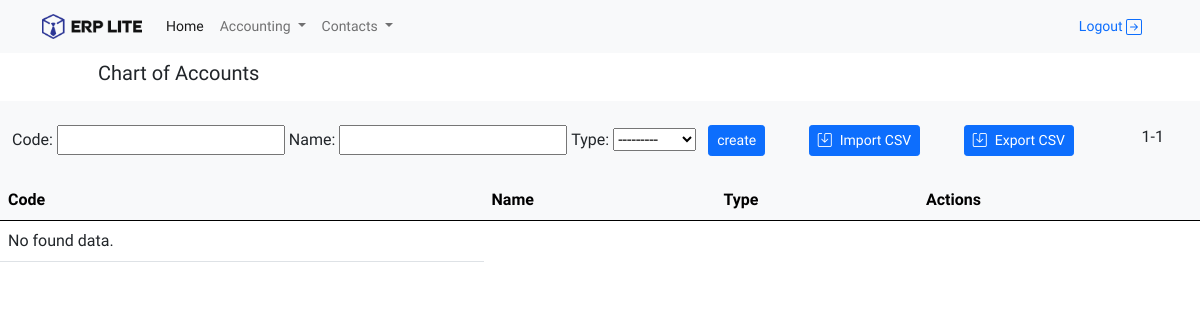
/accounting/chart-accounts/ (signed in), run on an earlier commit of the app's database.
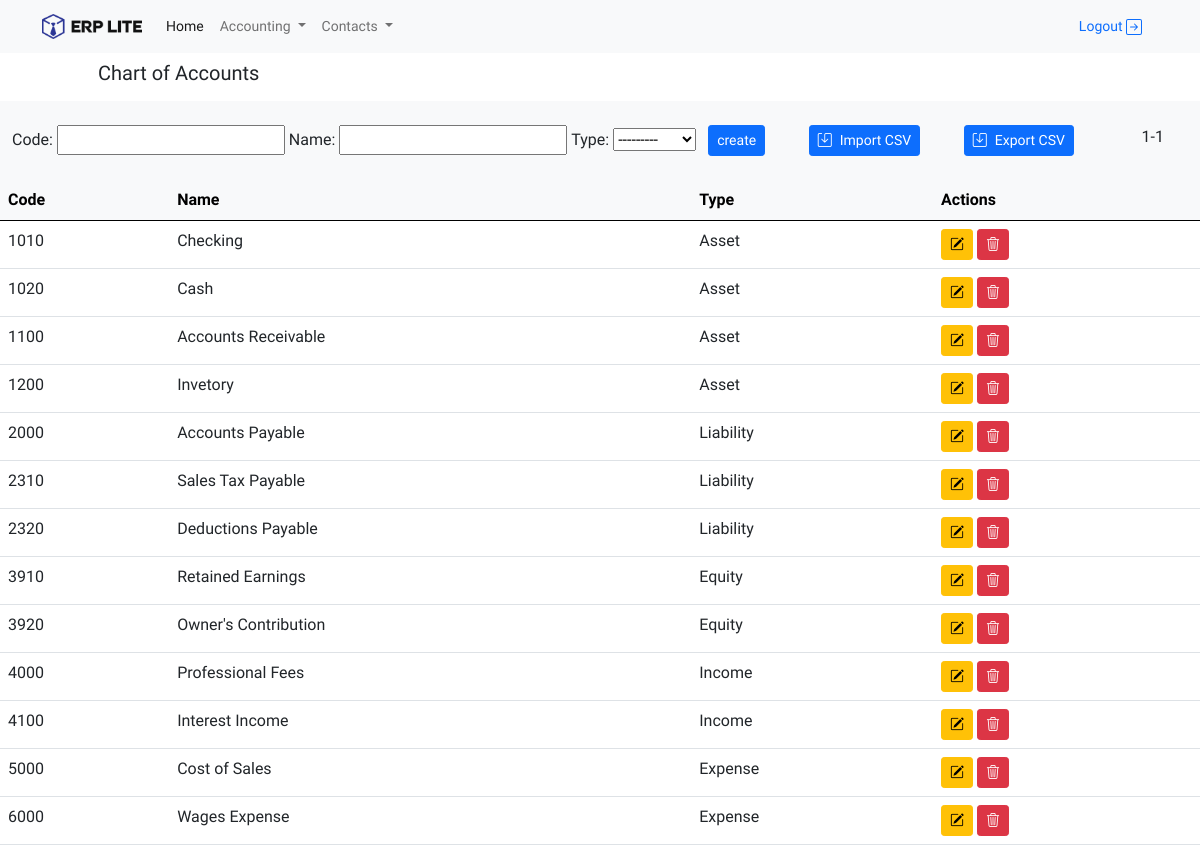
And on a later commit of the database.
### accounting/models.py (models this page shows, shortened)
class ChartOfAccounts(models.Model):
    code = models.CharField(max_length=10)
    name = models.CharField(max_length=220)
    type = models.ForeignKey(CategoryAccounts, on_delete=models.CASCADE)
    class Meta:
        ordering = ['code']

class CategoryAccounts(models.Model):
    name = models.CharField(max_length=220)
    def __str__(self):
        return self.name

### accounting/views.py (the view)
# urls.py: path('chart-accounts/', chart_of_accounts, name="chart-accounts"),
@login_required(login_url='login')
def chart_of_accounts(request):
    chartAccounts = ChartOfAccounts.objects.all()
    form = FormChartOfAccounts()
    if request.method == 'POST':
        form = FormChartOfAccounts(request.POST)
        if form.is_valid():
            form.save()
        return redirect('accounting:chart-accounts')
    paginator = Paginator(ChartOfAccounts.objects.all(), 15)
    page_number = request.GET.get('page')
    page_accounts = paginator.get_page(page_number)
    context = {
        'chartAccounts': chartAccounts,
        'form': form,
        'page_accounts': page_accounts,
    }
    return render(request, 'chartOfAccounts.html', context)

### accounting/forms.py
class FormChartOfAccounts(ModelForm):
    class Meta:
        model = ChartOfAccounts
        fields = '__all__'

### accounting/templates/chartOfAccounts.html (shortened to what this page needs)
{% extends 'home/home.html' %}
{% block Title %}
    Chart of Accounts
{% endblock %}
{% block content %}
    <div class="row py-4">
        <div class="d-flex justify-content-between">
            <form method="POST" action="">
                {{ form }}
                {% if page_name %}
                    <input type="submit" value="update" class="ms-2 btn btn-warning btn-sm">
                    <a href="{% url 'accounting:chart-accounts' %}" class="btn btn-secondary btn-sm">cancel</a>
                {% else %}
                    <input type="submit" value="create" class="ms-2 btn btn-primary btn-sm">
                {% endif %}
            </form>
            <div>
                <a class="btn btn-primary btn-sm " href="{% url 'accounting:import-accounts' %}"><i
                        class="bi bi-save"></i><span class="ps-2">Import CSV</span></a>
            </div>
            <div>
                <a class="btn btn-primary btn-sm " href="{% url 'accounting:export-accounts' %}"><i
                        class="bi bi-save"></i><span class="ps-2">Export CSV</span></a>
            </div>
            <div class="px-4">
                {{ page_accounts.number }}-{{ page_accounts.paginator.num_pages }}
            </div>
        </div>
    </div>
    <div class="row bg-white">
        <table class="table">
            <thead class="table-light">
            <tr>
                <th>Code</th>
                <th>Name</th>
                <th>Type</th>
                <th>Actions</th>
            </tr>
            </thead>
            <tbody>
            {% if page_accounts %}
                {% for account in page_accounts %}
                    <tr>
                        <td>{{ account.code }}</td>
                        <td>{{ account.name }}</td>
                        <td>{{ account.type }}</td>
                        <td><a href="{% url 'accounting:update-chart-accounts' account.pk %}"
                               class="btn btn-warning btn-sm"><i
                                class="bi bi-pencil-square"></i></a>
                            <a href="{% url 'accounting:delete-chart-accounts' account.pk %}" class="btn btn-danger btn-sm"><i
                                    class="bi bi-trash3"></i></a></td>
                    </tr>
                {% endfor %}
            {% else %}
                <tr>
                    <td>
                        No found data.
                    </td>
                </tr>
            {% endif %}
            </tbody>
        </table>
    </div>
{% endblock %}

What changed in the data, as far as the page shows it:
added ChartOfAccounts: code "1010", name "Checking", type "Asset"
added ChartOfAccounts: code "1020", name "Cash", type "Asset"
added ChartOfAccounts: code "1100", name "Accounts Receivable", type "Asset"
added ChartOfAccounts: code "1200", name "Invetory", type "Asset"
added ChartOfAccounts: code "2000", name "Accounts Payable", type "Liability"
added ChartOfAccounts: code "2310", name "Sales Tax Payable", type "Liability"
added ChartOfAccounts: code "2320", name "Deductions Payable", type "Liability"
added ChartOfAccounts: code "3910", name "Retained Earnings", type "Equity"
added ChartOfAccounts: code "3920", name "Owner's Contribution", type "Equity"
added ChartOfAccounts: code "4000", name "Professional Fees", type "Income"
added ChartOfAccounts: code "4100", name "Interest Income", type "Income"
added ChartOfAccounts: code "5000", name "Cost of Sales", type "Expense"
added ChartOfAccounts: code "6000", name "Wages Expense", type "Expense"
Also different on the page:
text no longer shown: "No found data."
